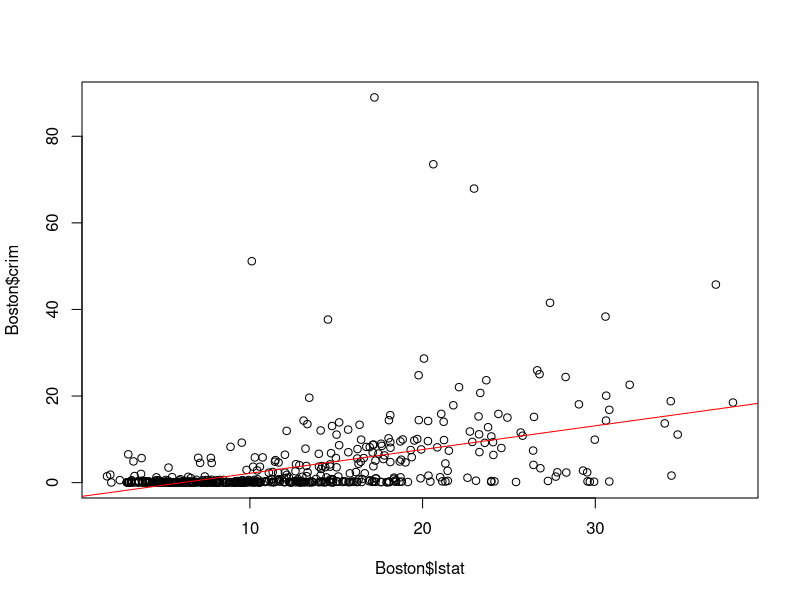
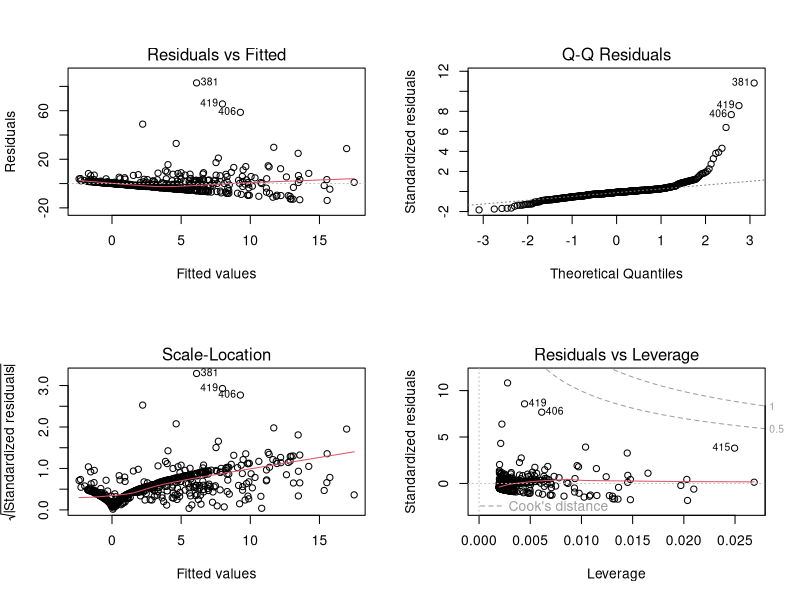
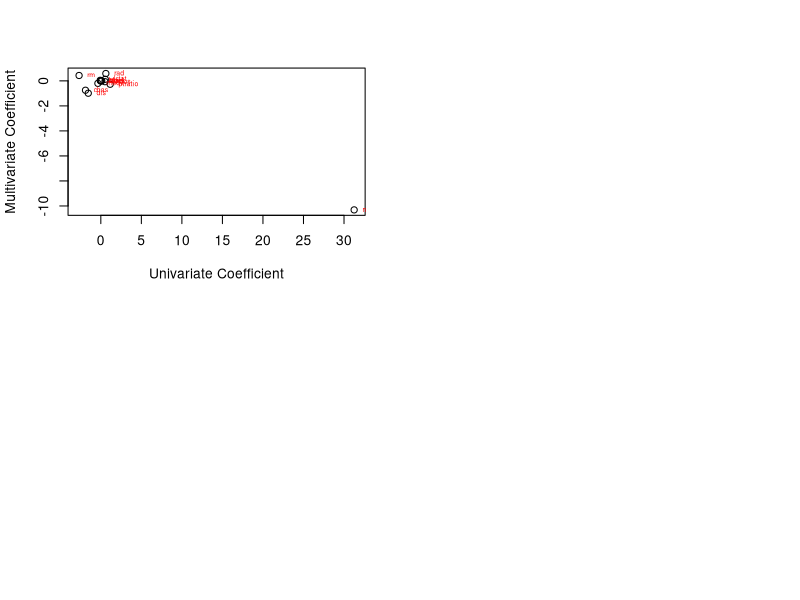

The R source for these figures, in order:
## ---- chunk 1
library(MASS)
predictor <- names(Boston)
predictor <- predictor[-1]
coef_uni <- c()
for (x in predictor) {
  lm.fit <- lm(Boston$crim~Boston[,x])
  show(x)
  show(summary(lm.fit))
  coef_uni <- c(coef_uni,coef(lm.fit)[2])
}
names(coef_uni) <- predictor
## ---- chunk 2
lm.fit <- lm(crim~lstat, data = Boston)
plot(Boston$lstat,Boston$crim)
abline(lm.fit,col="red")
par(mfrow=c(2,2))
plot(lm.fit)
## ---- chunk 3
lm.fit <- lm(crim~.,data = Boston)
summary(lm.fit)
coef_multi <- coef(lm.fit)[-1]
## ---- chunk 4
plot(coef_uni,coef_multi,xlab="Univariate Coefficient",ylab="Multivariate Coefficient")
text(coef_uni,coef_multi,names(coef_uni),col = "red",cex = 0.5,pos = 4)
## ---- chunk 5
predictor <- predictor[-3]
for (x in predictor) {
  lm.fit <- lm(Boston$crim~poly(Boston[,x],3))
  show(x)
  show(summary(lm.fit))
}
